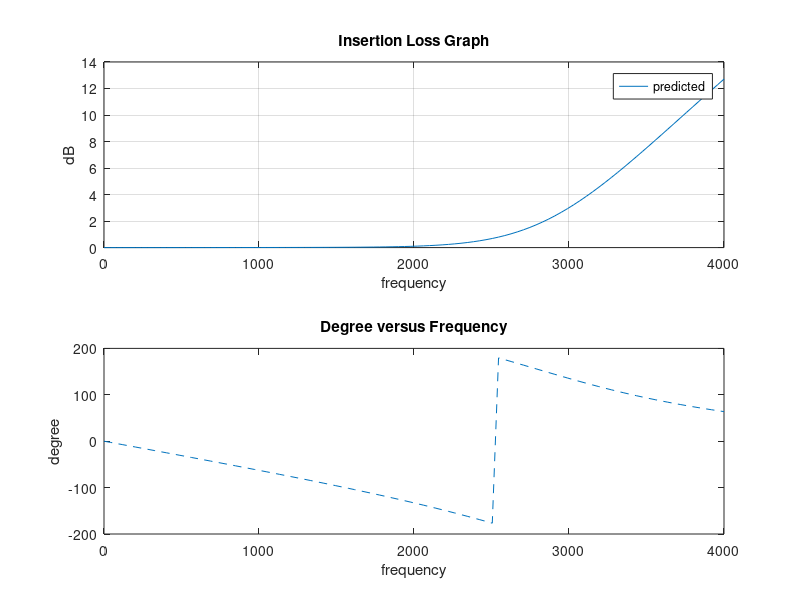

Source code (MATLAB):
%Yang Zhang ECE-300 Prelab 1
%Sunday, September 04, 2016
clc; clear;
f = linspace(0 , 4000, 100);
s = j .* 2 .* pi .* f;
Hs = (2.38 * (10^21)) ./ ((s.^5)+ (61 * 10^3 .* s.^4)+ (1.86* 10^9 .* s.^3) +(35.1 * 10^12 .*s.^2) + (409 * 10^15 .*s) + 2.38 * 10^21);
deeg = angle(Hs);
deg = (deeg .* 180)/pi;
fmeas=[100 200 300 400 500 600 700 800 900 1000 1100 1200 1300 1400 1500 1600 1700 1800 1900 2000 2100 2200 2300 2400 2500 2600 2700 2800 2900 3000 3100 3200 3300 3400 3500 3600 3700 3800 3900 4000];
IL = -20 .* log10(abs(Hs));
%Plot Insertion Loss Graph
subplot(2,1,1);
plot(f,IL,'-');
legend('predicted');
title('Insertion Loss Graph');
xlabel('frequency');
ylabel('dB');
%Plot Degree versus Frequency
grid on;
subplot(2,1,2);
plot(f , deg, '--');
title('Degree versus Frequency');
xlabel('frequency');
ylabel('degree');